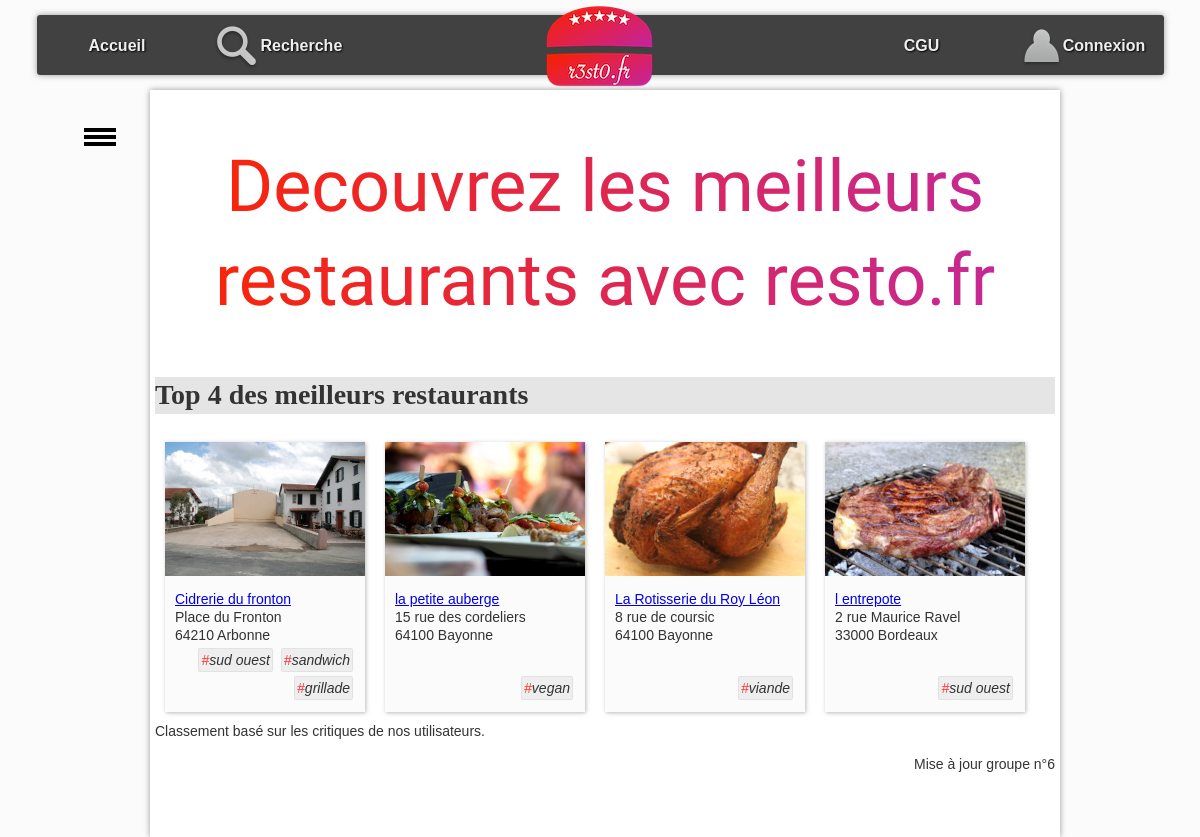
The page / on the database its author committed.
### tables this page shows
CREATE TABLE IF NOT EXISTS `resto` (
  `idR` bigint(20) NOT NULL AUTO_INCREMENT,
  `nomR` varchar(255) DEFAULT NULL,
  `numAdrR` varchar(20) DEFAULT NULL,
  `voieAdrR` varchar(255) DEFAULT NULL,
  `cpR` char(5) DEFAULT NULL,
  `villeR` varchar(255) DEFAULT NULL,
  `latitudeDegR` float DEFAULT NULL,
  `longitudeDegR` float DEFAULT NULL,
  `descR` text,
  `horairesR` text,
  PRIMARY KEY (`idR`)
);

CREATE TABLE IF NOT EXISTS `photo` (
  `idP` bigint(20) NOT NULL,
  `cheminP` varchar(255) DEFAULT NULL,
  `idR` bigint(20) DEFAULT NULL,
  PRIMARY KEY (`idP`),
  KEY `idR` (`idR`)
);

CREATE TABLE IF NOT EXISTS `typecuisine` (
  `idTC` bigint(20) NOT NULL AUTO_INCREMENT,
  `libelleTC` varchar(255) DEFAULT NULL,
  PRIMARY KEY (`idTC`)
);

### controleur/accueil.php (called while the page is built, shortened)
<?php
    $listeRestos = RestoDAO::getTop4();
    require_once "$racine/vue/entete.html.php";
    require_once "$racine/vue/vueAccueil.php";
    require_once "$racine/vue/pied.html.php";
?>

### index.php (called while the page is built, shortened)
<?php
require_once "getRacine.php";
require_once "$racine/includes/autoload.inc.php";
if (isset($_GET["action"])){
    $action = $_GET["action"];
}
else{
    $action = "defaut";
}
$fichier = controleurPrincipal($action);
try{
    require_once "$racine/controleur/$fichier";
} catch (Throwable $e) {
    ajouterMessage($action." : ".$e->getMessage());
    $titre = "Erreur";
    require_once "$racine/vue/entete.html.php";
    require_once "$racine/vue/pied.html.php";
}

### includes/autoload.inc.php (called while the page is built, shortened)
<?php
function chargeurBaseEspacesDeNoms(string $className) {
    $fileName = __DIR__ . '/../';
    $fileName .= str_replace('\\', DIRECTORY_SEPARATOR, $className) . '.class.php';
}

### modele/dao/Bdd.class.php (called while the page is built, shortened)
<?php
class Bdd {
    private static ?PDO $pdo=null;
    private static $login = "root";
    private static $mdp = "";
    private static $bd = "resto2";
    private static $serveur = "localhost";
    private static $pdoOptions = array  (
        PDO::MYSQL_ATTR_INIT_COMMAND => "SET NAMES utf8"
        ,PDO::ATTR_ERRMODE => PDO::ERRMODE_EXCEPTION
                                        );
    public static function connecter() : ?PDO  {
        if (is_null(self::$pdo)) {
                self::$pdo = new PDO("mysql:host=".self::$serveur.";dbname=".self::$bd, self::$login, self::$mdp, self::$pdoOptions);
        }
        return self::$pdo;
    }
    public static function getConnexion() : ?PDO {
        return self::$pdo;
    }
}

### modele/dao/RestoDAO.class.php (called while the page is built, shortened)
<?php
class RestoDAO {
    public static function getTop4(): array {
        $lesObjets = array();
        try {
            $requete = "SELECT avg(note) AS MeilleurNotes, r.idR, nomR, numAdrR, voieAdrR, cpR, villeR, latitudeDegR, longitudeDegR, descR, horairesR
                       FROM resto r
                       INNER JOIN critiquer c ON r.idR = c.idR
                       GROUP BY r.idR, nomR, numAdrR, voieAdrR, cpR, villeR, latitudeDegR, longitudeDegR, descR, horairesR
                       ORDER BY MeilleurNotes DESC
                       LIMIT 4;
                    ";
            $stmt = Bdd::getConnexion()->prepare($requete);
            $ok = $stmt->execute();
            if ($ok) {
                while ($enreg = $stmt->fetch(PDO::FETCH_ASSOC)) {
                    $lesObjets[] = self::enregistrementVersObjet($enreg);
                }
            }
        } catch (PDOException $e) {
            throw new Exception("Erreur dans la méthode " . get_called_class() . "::getTop4 : <br/>" . $e->getMessage());
        }
        return $lesObjets;
    }
    private static function enregistrementVersObjet(array $enreg): Resto {
        $id = $enreg['idR'];
        $leResto = new Resto(
                $enreg['idR'], $enreg['nomR'], $enreg['numAdrR'], $enreg['voieAdrR'], $enreg['cpR'], $enreg['villeR'],
                $enreg['latitudeDegR'], $enreg['longitudeDegR'], $enreg['descR'], $enreg['horairesR']
        );
        $lesCritiques = CritiqueDAO::getAllByResto($id);
        $lesPhotos = PhotoDAO::getAllByResto($id);
        $lesTcProposes = TypeCuisineDAO::getAllProposesByIdR($id);
        $leResto->setLesTypesCuisineProposes($lesTcProposes);
        $leResto->setLesPhotos($lesPhotos);
        $leResto->setLesCritiques($lesCritiques);
        return $leResto;
    }
}

### modele/dao/CritiqueDAO.class.php (called while the page is built, shortened)
<?php
class CritiqueDAO {
    public static function getAllByResto(int $idR): array {
        $lesObjets = array();
        try {
            $requete = "SELECT * FROM critiquer c"
                    . " INNER JOIN utilisateur u ON  c.idU = u.idU "
                    . " WHERE idR = :idR";
            $stmt = Bdd::getConnexion()->prepare($requete);
            $stmt->bindParam(':idR', $idR, PDO::PARAM_INT);
            $ok = $stmt->execute();
            if ($ok) {
                while ($enreg = $stmt->fetch(PDO::FETCH_ASSOC)) {
                    $user = new Utilisateur($enreg['idU'], $enreg['mailU'], $enreg['mdpU'], $enreg['pseudoU'], $enreg['adminU']);
                    $lesObjets[] = new Critique($enreg['note'], $enreg['commentaire'], $user);
                }
            }
        } catch (PDOException $e) {
            throw new Exception("Erreur dans la méthode " . get_called_class() . "::getAllByResto : <br/>" . $e->getMessage());
        }
        return $lesObjets;
    }
}

### modele/dao/PhotoDAO.class.php (called while the page is built, shortened)
<?php
class PhotoDAO {
    public static function getAllByResto(int $idR): array {
        $lesObjets = array();
        try {
            $requete = "SELECT * FROM photo WHERE idR = :idR";
            $stmt = Bdd::getConnexion()->prepare($requete);
            $stmt->bindParam(':idR', $idR, PDO::PARAM_INT);
            $ok = $stmt->execute();
            if ($ok) {
                while ($enreg = $stmt->fetch(PDO::FETCH_ASSOC)) {
                    $lesObjets[] = new Photo($enreg['idP'], $enreg['cheminP']);
                }
            }
        } catch (PDOException $e) {
            throw new Exception("Erreur dans la méthode " . get_called_class() . "::getAllByResto : <br/>" . $e->getMessage());
        }
        return $lesObjets;
    }
}

### modele/dao/TypeCuisineDAO.class.php (called while the page is built, shortened)
<?php
class TypeCuisineDAO {
    public static function getAllProposesByIdR(int $idR) : array {
        $lesObjets = array();
        try {
            $requete = "select typeCuisine.* from typeCuisine inner join proposer on typeCuisine.idTC = proposer.idTC where proposer.idR = :idR";
            $stmt = Bdd::getConnexion()->prepare($requete);
            $stmt->bindParam(':idR', $idR, PDO::PARAM_INT);
            $ok = $stmt->execute();
            if ($ok) {
                while ($enreg = $stmt->fetch(PDO::FETCH_ASSOC)) {
                    $lesObjets[] = new TypeCuisine($enreg['idTC'], $enreg['libelleTC']);
                }
            }
        } catch (PDOException $e) {
            throw new Exception("Erreur dans la méthode " . get_called_class() . "::getAllProposesByIdR : <br/>" . $e->getMessage());
        }
        return $lesObjets;
    }
}

### modele/metier/Resto.class.php (called while the page is built, shortened)
<?php
class Resto {
    private int $idR;
    private ?string $nomR;
    private ?string $numAdr;
    private ?string $voieAdr;
    private ?string $cpR;
    private ?string $villeR;
    private array $lesPhotos;
    private array $lesTypesCuisineProposes;
    function __construct(int $idR, string $nomR, ?string $numAdr, ?string $voieAdr, ?string $cpR, ?string $villeR, ?float $latitudeDegR, ?float $longitudeDegR, ?string $descR, ?string $horairesR) {
        $this->idR = $idR;
        $this->nomR = $nomR;
        $this->numAdr = $numAdr;
        $this->voieAdr = $voieAdr;
        $this->cpR = $cpR;
        $this->villeR = $villeR;
        $this->lesPhotos = array();
        $this->lesTypesCuisineProposes = array();
    }
    function getIdR(): int {
        return $this->idR;
    }
    function getNomR(): ?string {
        return $this->nomR;
    }
    function getNumAdr(): ?string {
        return $this->numAdr;
    }
    function getVoieAdr(): ?string {
        return $this->voieAdr;
    }
    function getCpR(): ?string {
        return $this->cpR;
    }
    function getVilleR(): ?string {
        return $this->villeR;
    }
    function getLesPhotos(): array {
        return $this->lesPhotos;
    }
    function getLesTypesCuisineProposes(): array {
        return $this->lesTypesCuisineProposes;
    }
    function setLesPhotos(array $lesPhotos): void {
        $this->lesPhotos = $lesPhotos;
    }
    function setLesTypesCuisineProposes(array $lesTypesCuisineProposes): void {
        $this->lesTypesCuisineProposes = $lesTypesCuisineProposes;
    }
}

### modele/metier/Photo.class.php (called while the page is built, shortened)
<?php
class Photo {
    function __construct(int $idP, string $cheminP) {
        $this->cheminP = $cheminP;
    }
}

### modele/metier/TypeCuisine.class.php (called while the page is built, shortened)
<?php
class TypeCuisine {
    private string $libelleTC;
    function __construct(int $idTC, string $libelleTC) {
        $this->libelleTC = $libelleTC;
    }
    function getLibelleTC(): string {
        return $this->libelleTC;
    }
}

### vue/vueAccueil.php (the view, shortened to what this page needs)
<div id="accroche">Decouvrez les meilleurs restaurants avec resto.fr</div>
<h1>Top 4 des meilleurs restaurants</h1>
<?php
foreach ($listeRestos as $unResto) {
     ?>
    <div class="card">
        <div class="photoCard">
            <?php
            $lesPhotos = $unResto->getLesPhotos();
            if (count($lesPhotos) > 0) {
                $laPhotoPrincipale = $lesPhotos[0];
                ?>
                <img src="photos/<?= $laPhotoPrincipale->getCheminP() ?>" alt="photo du restaurant" />
    <?php } ?>
        </div>
        <div class="descrCard">
            <a href="./?action=detail&idR=<?= $unResto->getIdR() ?>"><?= $unResto->getNomR() ?></a>
            <br />
            <?= $unResto->getNumAdr() ?>
            <?= $unResto->getVoieAdr() ?>
            <br />
    <?= $unResto->getCpR() ?>
    <?= $unResto->getVilleR() ?>
        </div>
        <div class="tagCard">
            <ul id="tagFood">
                <?php
                foreach ($unResto->getLesTypesCuisineProposes() as $unTC) {
                ?>
                    <li class="tag"><span class="tag">#</span><?= $unTC->getLibelleTC() ?></li>
                <?php
                } ?>
            </ul>
        </div>
    </div>
<?php
}
?>
Classement basé sur les critiques de nos utilisateurs.

### rows shown on the page
resto: photo.cheminP (picture), nomR "Cidrerie du fronton", voieAdrR "Place du Fronton", cpR "64210", villeR "Arbonne"
typecuisine: libelleTC "sud ouest"
typecuisine: libelleTC "sandwich"
typecuisine: libelleTC "grillade"
resto: photo.cheminP (picture), nomR "la petite auberge", numAdrR "15", voieAdrR "rue des cordeliers", cpR "64100", villeR "Bayonne"
typecuisine: libelleTC "vegan"
resto: photo.cheminP (picture), nomR "La Rotisserie du Roy Léon", numAdrR "8", voieAdrR "rue de coursic", cpR "64100", villeR "Bayonne"
typecuisine: libelleTC "viande"
resto: photo.cheminP (picture), nomR "l entrepote", numAdrR "2", voieAdrR "rue Maurice Ravel", cpR "33000", villeR "Bordeaux"
